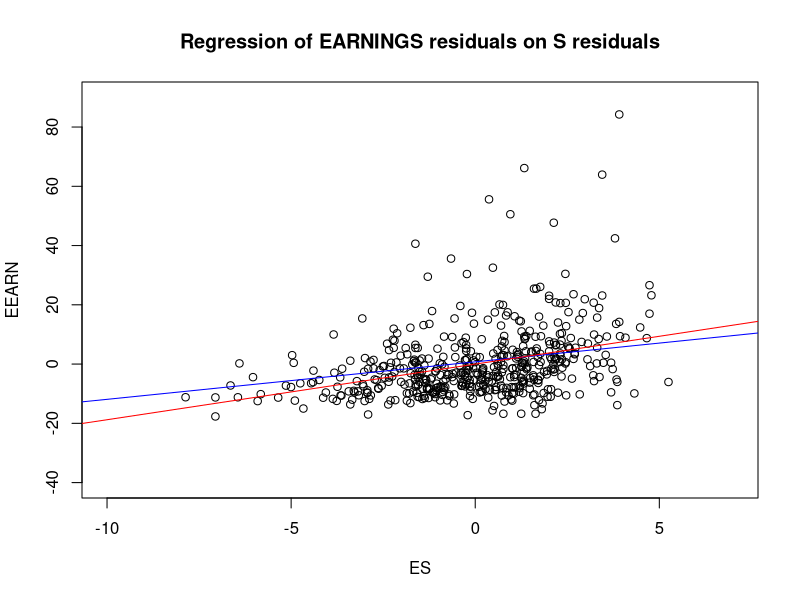
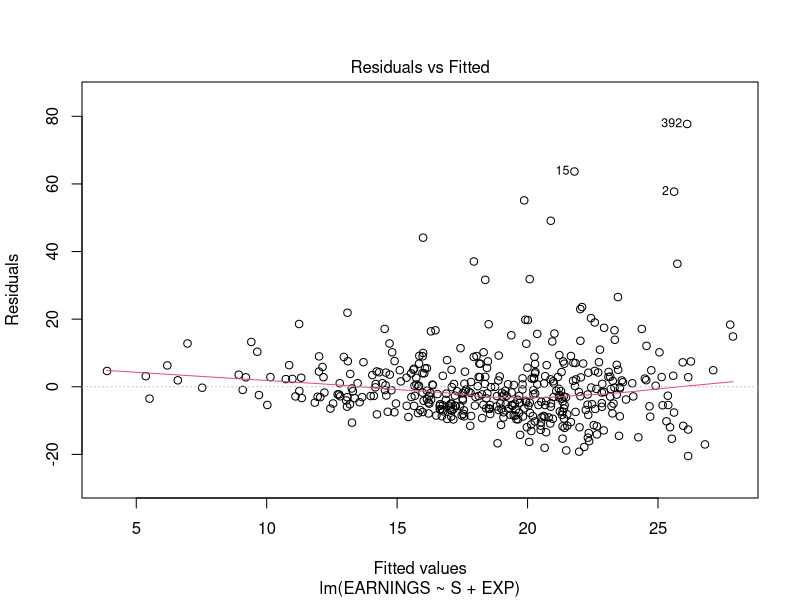
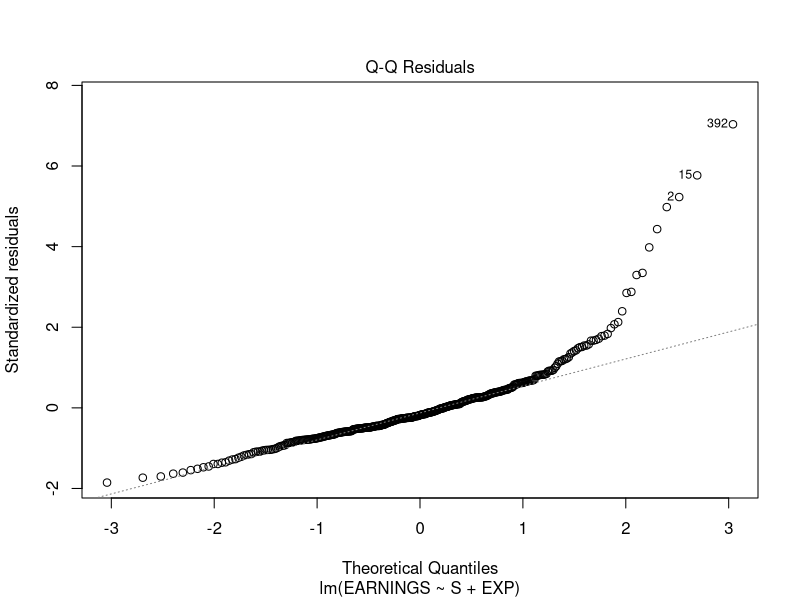
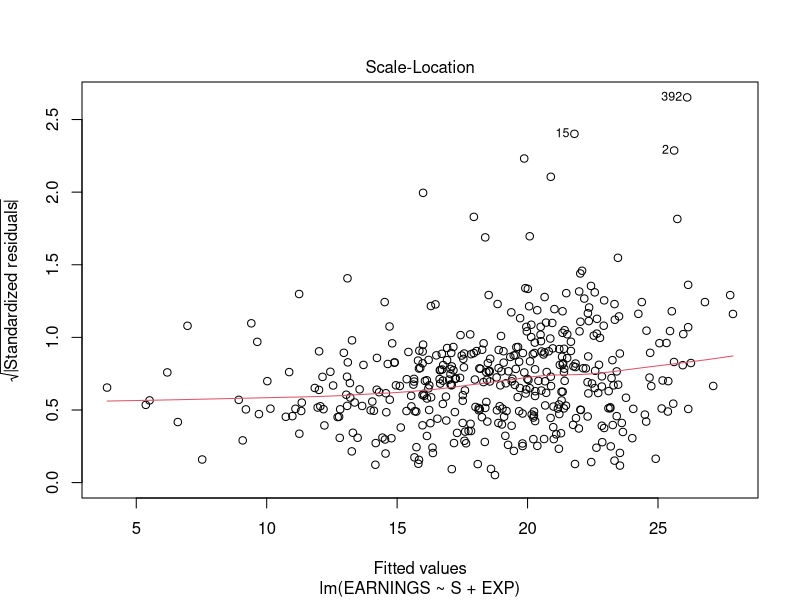
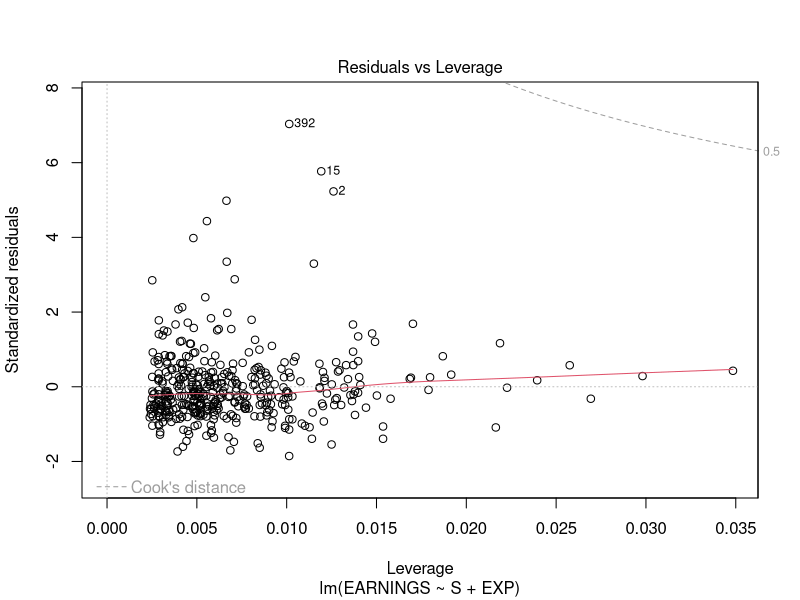
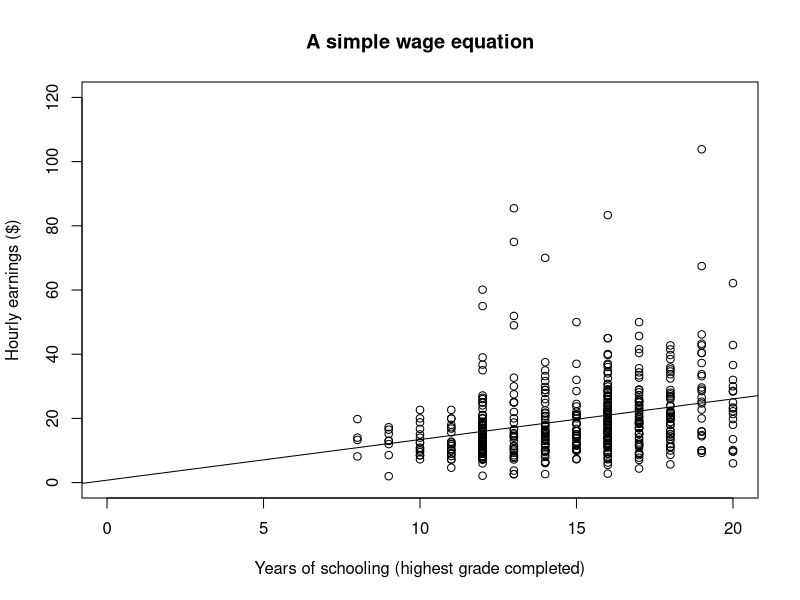

These charts were generated, in order, by the following R code:
## ---- chunk 1
knitr::opts_chunk$set(echo = TRUE)
## ---- chunk 2
eawe21 <- read.csv('./Data/EAWE21.csv', header=T)

SRM <- lm(EARNINGS ~ S, data = eawe21)
summary(SRM)

EEARN = eawe21$EARNINGS - fitted.values(lm(EARNINGS ~ EXP, data = eawe21))
ES = eawe21$S - fitted.values(lm(S ~ EXP, data = eawe21))

RegOnResid <- lm(EEARN ~ ES)
summary(RegOnResid)

plot(EEARN ~ ES, 
     main = "Regression of EARNINGS residuals on S residuals", 
     xlab = "ES",
     ylab = "EEARN",
     xlim = c(-10, 7),
     ylim = c(-40, 90))

abline(SRM, col='blue')              # Add the regression line
abline(RegOnResid, col="red")

## ---- chunk 3
# Regression of EARNINGS on S and EXP
# with wages set by collective bargaining

# Load the required package
library(tidyverse)                  

# Create the dataset
eawe21.1 <- read.csv('./Data/EAWE21.csv', header=T) %>%    # Input the data
  filter(COLLBARG == 1)                                    # Filter the data

# Run the model
lin.model.1 <- lm(EARNINGS ~ S + EXP, data = eawe21.1)     

# Regression result
summary(lin.model.1)
anova(lin.model.1)
## ---- chunk 4
# Regression of EARNINGS on S and EXP
# with wages set by other than collective bargaining

# Create the dataset
eawe21.0 <- read.csv('./Data/EAWE21.csv', header=T) %>%    # Input the data
  filter(COLLBARG == 0)                                    # Filter the data

# Run the model
lin.model.0 <- lm(EARNINGS ~ S + EXP, data = eawe21.0)  


# Regression result
summary(lin.model.0)
anova(lin.model.0)
## ---- chunk 5
# plot(lin.model.0, which=1)
plot(lin.model.0, which = c(1,2,3,5))
## ---- chunk 6
# EARNINGS regress on schooling
eawe21 <- read.csv('./Data/EAWE21.csv', header=T)   # Import data
lin.model <- lm(EARNINGS ~ S, data = eawe21)        # Run the model
summary(lin.model)                                  # The result
## ---- chunk 7
# EARNINGS regress on schooling
# Plot the data
plot(EARNINGS ~ S, 
     data = eawe21,
     main = "A simple wage equation", 
     xlab = "Years of schooling (highest grade completed)",
     ylab = "Hourly earnings ($)",
     xlim = c(0, 20),
     ylim = c(0, 120))

abline(lin.model)              # Add the regression line

## ---- chunk 8
# Descriptive statistics for S
summary(eawe21$S)
## ---- chunk 9
# Create the demeaned variable SDEV
library(tidyverse)                  # Load the required package

eawe21 <- read.csv('./Data/EAWE21.csv', header=T)   # Import data
eawe21.dm <- eawe21 %>%
  mutate(SDEV = S - mean(S)) %>%    # Create the demeaned variable
  select(EARNINGS, S, SDEV)         # Select the required columns

# EARNINGS regress on the demeaned variable SDEV
# Using pipe (%>%) operator to simplify the code
lm(EARNINGS ~ SDEV, data = eawe21.dm) %>%        # Run the model
  summary                                        # Print the result      
## ---- chunk 10
# EARNINGS regress on schooling
# Analysis of variance table
anova(lin.model)
## ---- chunk 11
# EARNINGS regress on schooling
# Summary of regression results, including the coefficient of determination
summary(lin.model)
